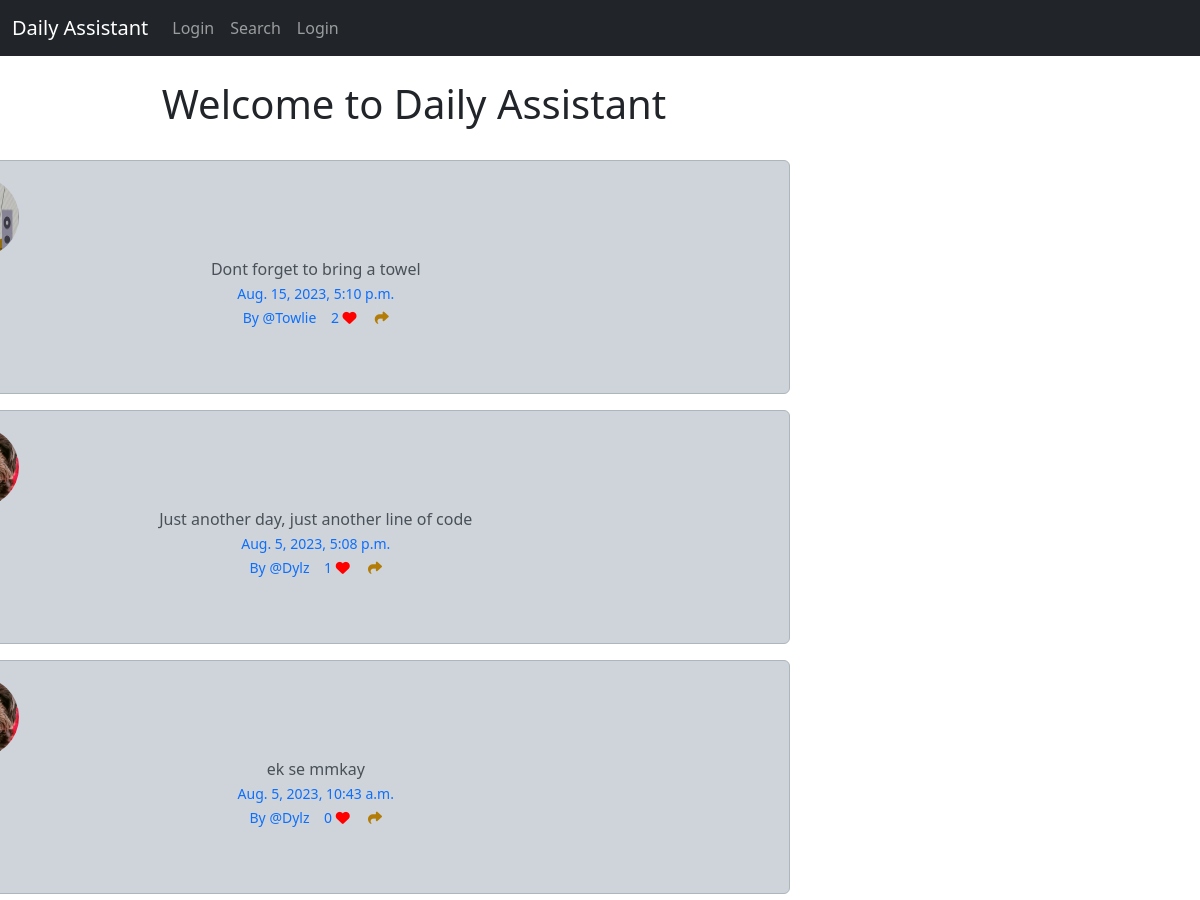
The app's page / (upper part), older data.
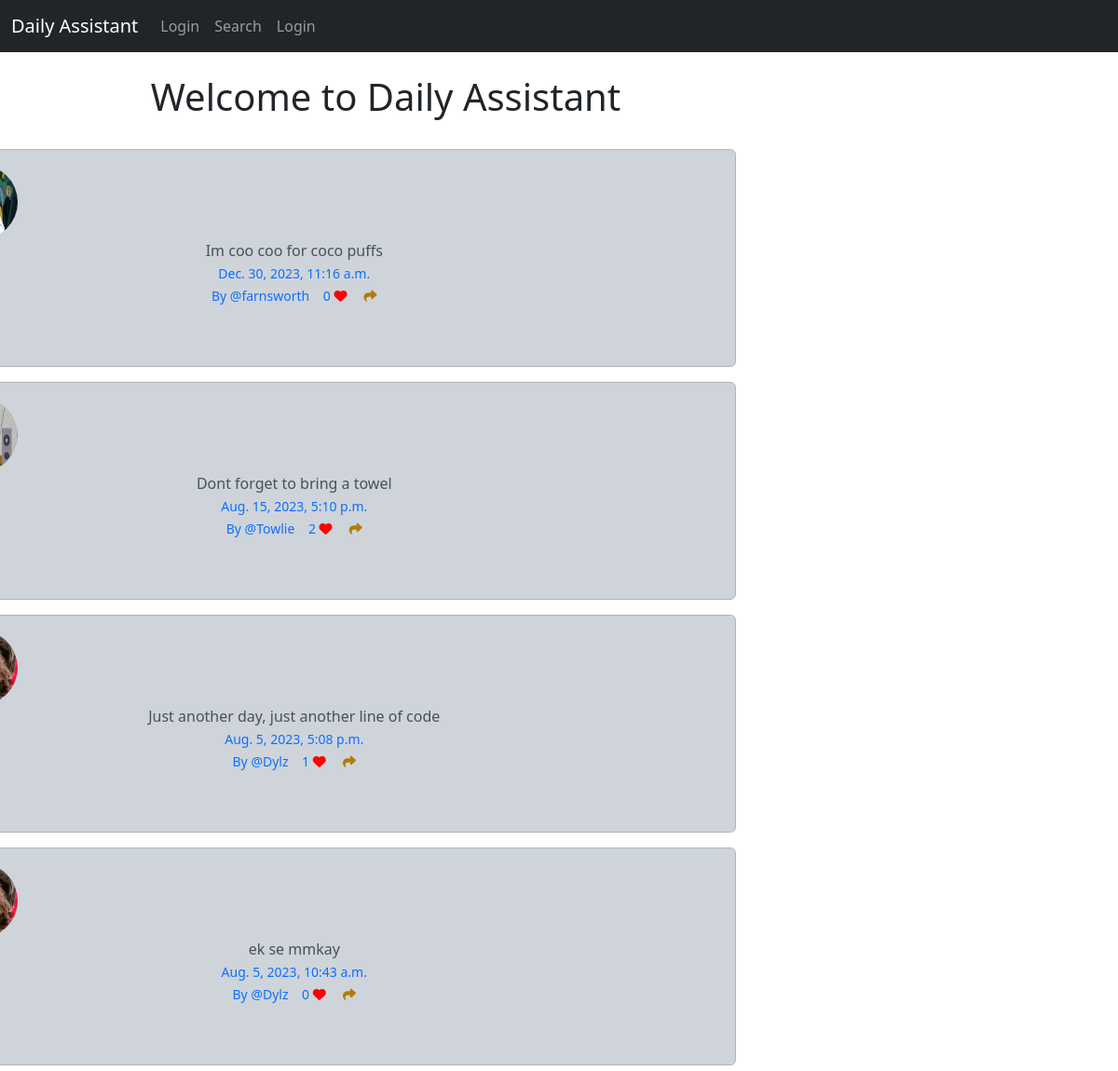
The same page, newer data.
### socialapp/models.py (models this page shows, shortened)
class Tweet(models.Model):
    user = models.ForeignKey(
        User, related_name = "tweets",
        on_delete= models.DO_NOTHING
        )
    body = models.CharField(max_length=200)
    created_at = models.DateTimeField(auto_now_add=True)
    likes = models.ManyToManyField(User, related_name= "tweet_like", blank=True)
    def number_of_likes(self):
        return self.likes.count()

class Profile(models.Model):
    user = models.OneToOneField(User, on_delete=models.CASCADE)
    follows = models.ManyToManyField("self",
        related_name="followed_by",
        symmetrical=False,
        blank=True)
    date_modified = models.DateTimeField(User, auto_now= True)
    profile_image = models.ImageField(null=True, blank=True, upload_to="images/")
    profile_bio = models.CharField(null=True, blank=True, max_length=500)
    website_link = models.CharField(null=True, blank=True, max_length=100)
    facebook_link = models.CharField(null=True, blank=True, max_length=100)
    instagram_link = models.CharField(null=True, blank=True, max_length=100)
    linkedin_link = models.CharField(null=True, blank=True, max_length=100)
    github_link = models.CharField(null=True, blank=True, max_length=100)

### socialapp/views.py (the view)
# urls.py: path('', views.home, name='home'),
def home(request):
    if request.user.is_authenticated:
        form = TweetForm(request.POST or None)
        if request.method == "POST":
            if form.is_valid():
                tweet = form.save(commit=False)
                tweet.user = request.user
                tweet.save()
                messages.success(request, ("Your thoughts have been shared"))
                return redirect('home')
        tweets = Tweet.objects.all().order_by("-created_at")
        return render(request, 'home.html', {"tweets":tweets, "form":form})
    else:
        tweets = Tweet.objects.all().order_by("-created_at")
        return render(request, 'home.html', {"tweets":tweets})

### socialapp/templates/home.html (shortened to what this page needs)
{% extends 'base.html' %}
{% load static %}
{% block content %}
    <div class="container text-center">
        <div class = "row">
            <div class="col-8">
    {% if user.profile %}
        <h1>Welcome to Daily Assistant {{user.profile}}</h1>
    {% else %}
        <h1>Welcome to Daily Assistant</h1>
    {% endif %}
<br/>
    {% for tweet in tweets %}
        <div class="alert alert-dark" role="alert" style="width: 55rem; right: 20%;">
            <div class="container">
                <div class="row">
                    <div class="col-1">
                        {% if tweet.user.profile.profile_image %}
                            <img src="{{ tweet.user.profile.profile_image.url }}" width="80px" height="80px"  class="rounded-circle" alt="{{profile.user.username}}">
                        {% else %}
                            <img src="{% static 'images/default_none.jpg' %}" width="50" height="50" class="rounded-circle" alt="{{profile.user.username}}">
                        {% endif %}
                    </div>
                    </div>
                    <div class="col-11">
                        {{ tweet.body }}<br/>
                        <small class="text-primary">
                             {{tweet.created_at}} <br/>
                            By @{{tweet.user.username}}
                                   {{tweet.number_of_likes}}
                                {% if user in tweet.likes.all %}
                                <a href="{% url 'tweet_like' tweet.id %}">
                                    <i class="fa solid fa-heart-o" style="color: green"></i></a>
                            {% else %}
                                <a href="{% url 'tweet_like' tweet.id %}">
                                  <i class="fa-solid fa-heart" style="color:red"></i></a>
                            {% endif %}
                            <a href="{% url 'tweet_show' tweet.id %}">
                            <i class="fa-solid fa-share" style="color: rgb(179, 124, 7)"></i></a>
                        </small>
                    </div><br/><br/>
            </div>
        </div>
    {% endfor %}
</div>
<div class="col-4">
        <br/><br/><br/>
</div>
{% endblock %}

Row changes from the older to the newer data that the page shows:
added Tweet: user.profile.profile_image (picture), body "Im coo coo for coco puffs", created_at "Dec. 30, 2023, 11:16 a.m.", user.username "farnsworth", number_of_likes "0"
